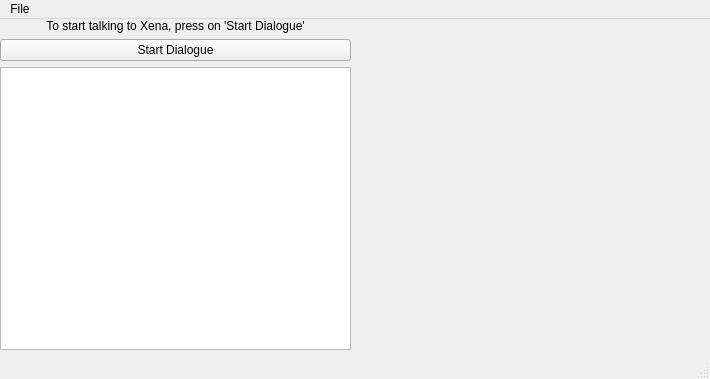
<?xml version="1.0" encoding="UTF-8"?>
<ui version="4.0">
 <class>MainWindow</class>
 <widget class="QMainWindow" name="MainWindow">
  <property name="geometry">
   <rect>
    <x>0</x>
    <y>0</y>
    <width>710</width>
    <height>379</height>
   </rect>
  </property>
  <property name="windowTitle">
   <string>MainWindow</string>
  </property>
  <widget class="QWidget" name="centralwidget">
   <widget class="QWidget" name="verticalLayoutWidget">
    <property name="geometry">
     <rect>
      <x>0</x>
      <y>0</y>
      <width>351</width>
      <height>331</height>
     </rect>
    </property>
    <layout class="QVBoxLayout" name="verticalLayout">
     <item>
      <widget class="QLabel" name="label">
       <property name="text">
        <string>To start talking to Xena, press on 'Start Dialogue'</string>
       </property>
       <property name="alignment">
        <set>Qt::AlignmentFlag::AlignCenter</set>
       </property>
      </widget>
     </item>
     <item>
      <widget class="QPushButton" name="pushButton">
       <property name="text">
        <string>Start Dialogue</string>
       </property>
      </widget>
     </item>
     <item>
      <widget class="QPlainTextEdit" name="plainTextEdit"/>
     </item>
    </layout>
   </widget>
   <widget class="QWidget" name="verticalLayoutWidget_2">
    <property name="geometry">
     <rect>
      <x>349</x>
      <y>-1</y>
      <width>361</width>
      <height>331</height>
     </rect>
    </property>
    <layout class="QVBoxLayout" name="verticalLayout_2">
     <item>
      <widget class="Phonon::VolumeSlider" name="volumeSlider"/>
     </item>
    </layout>
   </widget>
  </widget>
  <widget class="QMenuBar" name="menubar">
   <property name="geometry">
    <rect>
     <x>0</x>
     <y>0</y>
     <width>710</width>
     <height>23</height>
    </rect>
   </property>
   <widget class="QMenu" name="menuFile">
    <property name="title">
     <string>File</string>
    </property>
    <addaction name="actionStart_Xena"/>
   </widget>
   <addaction name="menuFile"/>
  </widget>
  <widget class="QStatusBar" name="statusbar"/>
  <action name="actionOpen_File">
   <property name="text">
    <string>Open File</string>
   </property>
  </action>
  <action name="actionConvert_File">
   <property name="text">
    <string>Convert File</string>
   </property>
  </action>
  <action name="actionStart_Xena">
   <property name="text">
    <string>Start Xena</string>
   </property>
  </action>
  <action name="actionStop">
   <property name="text">
    <string>Change Voice</string>
   </property>
  </action>
 </widget>
 <customwidgets>
  <customwidget>
   <class>Phonon::VolumeSlider</class>
   <extends>QWidget</extends>
   <header location="global">phonon/volumeslider.h</header>
  </customwidget>
 </customwidgets>
 <resources/>
 <connections/>
</ui>
